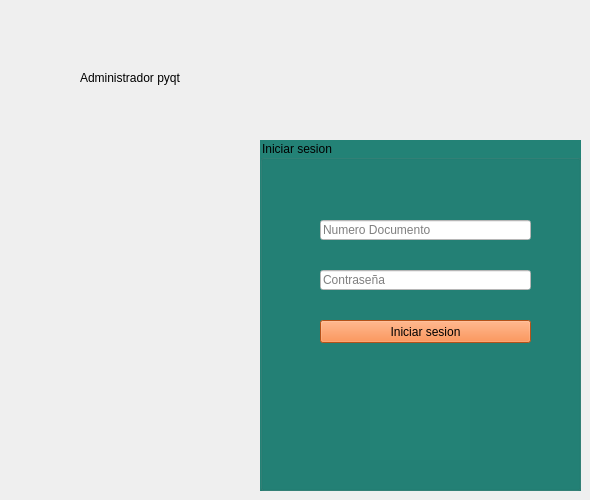
      <widget class="QWidget" name="page">
       <widget class="QGroupBox" name="groupBox">
        <property name="geometry">
         <rect>
          <x>260</x>
          <y>140</y>
          <width>321</width>
          <height>351</height>
         </rect>
        </property>
        <property name="styleSheet">
         <string notr="true">background-color: rgb(35, 130, 118);</string>
        </property>
        <property name="title">
         <string>Iniciar sesion</string>
        </property>
        <widget class="QLineEdit" name="lineEdit">
         <property name="geometry">
          <rect>
           <x>60</x>
           <y>80</y>
           <width>211</width>
           <height>20</height>
          </rect>
         </property>
         <property name="styleSheet">
          <string notr="true">background-color: rgb(255, 255, 255);</string>
         </property>
         <property name="placeholderText">
          <string>Numero Documento</string>
         </property>
        </widget>
        <widget class="QLineEdit" name="lineEdit_2">
         <property name="geometry">
          <rect>
           <x>60</x>
           <y>130</y>
           <width>211</width>
           <height>20</height>
          </rect>
         </property>
         <property name="styleSheet">
          <string notr="true">background-color: rgb(255, 255, 255);</string>
         </property>
         <property name="placeholderText">
          <string>Contraseña</string>
         </property>
        </widget>
        <widget class="QPushButton" name="pushButton">
         <property name="geometry">
          <rect>
           <x>60</x>
           <y>180</y>
           <width>211</width>
           <height>23</height>
          </rect>
         </property>
         <property name="styleSheet">
          <string notr="true">background-color: rgb(252, 115, 35);</string>
         </property>
         <property name="text">
          <string>Iniciar sesion</string>
         </property>
        </widget>
        <widget class="QLabel" name="label_2">
         <property name="geometry">
          <rect>
           <x>110</x>
           <y>220</y>
           <width>100</width>
           <height>100</height>
          </rect>
         </property>
         <property name="text">
          <string/>
         </property>
         <property name="pixmap">
          <pixmap resource="../j.qrc">:/j/1045px-Sena_Colombia_logo.svg.png</pixmap>
         </property>
         <property name="scaledContents">
          <bool>true</bool>
         </property>
        </widget>
       </widget>
       <widget class="QLabel" name="label_4">
        <property name="geometry">
         <rect>
          <x>80</x>
          <y>70</y>
          <width>161</width>
          <height>16</height>
         </rect>
        </property>
        <property name="text">
         <string>Administrador pyqt</string>
        </property>
       </widget>
      </widget>
